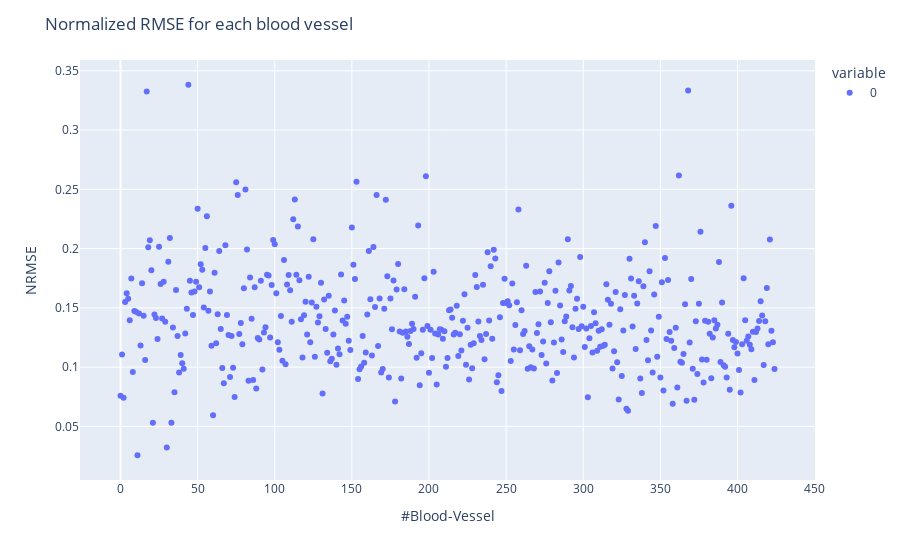
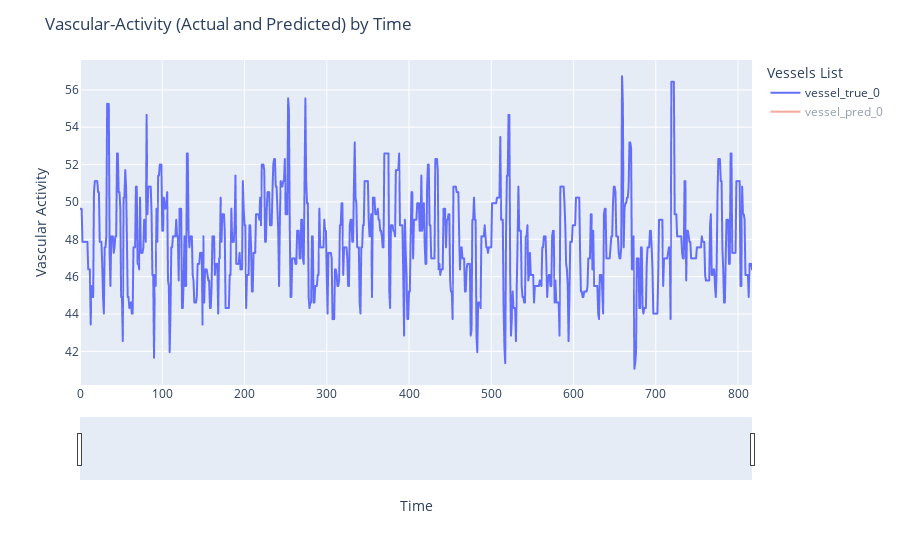
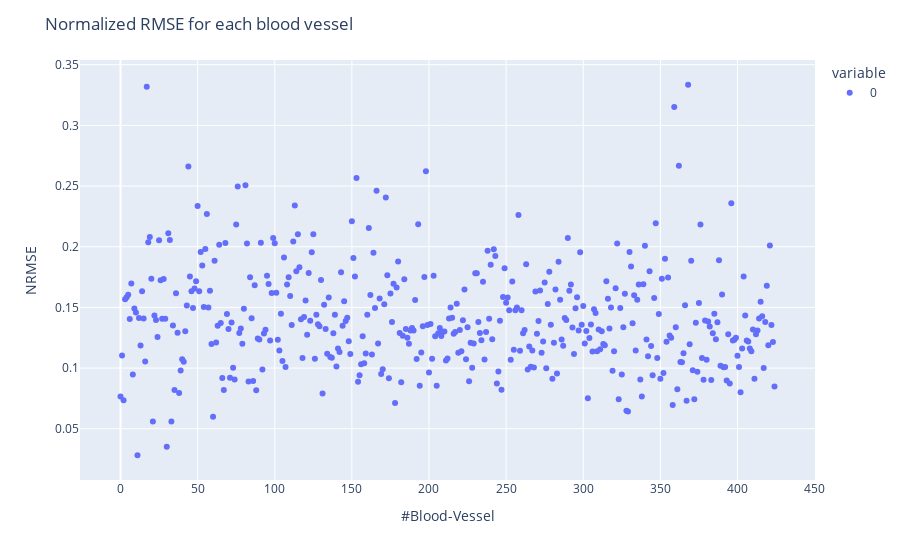
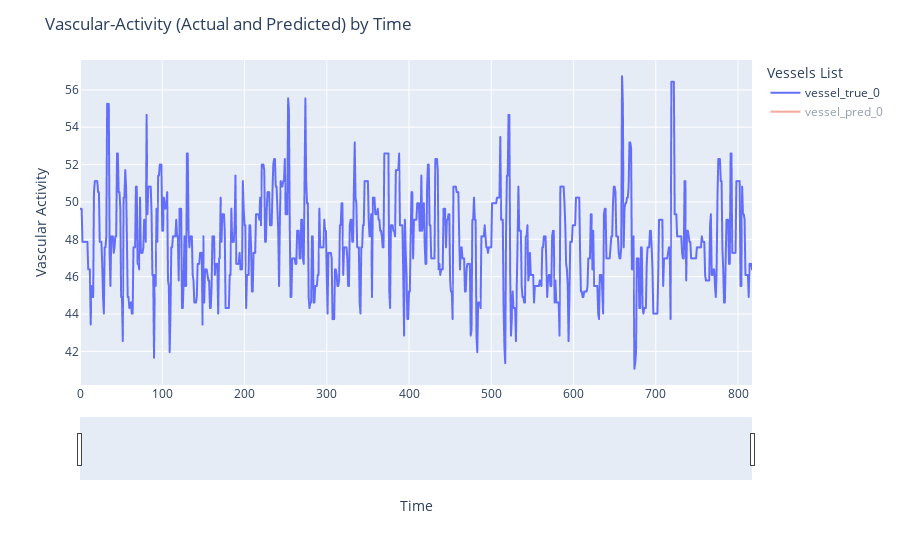

Write notebook code for charts like these, in order.
### Code cell
for model_name, model_path in models.items():
    print(f">>> Inspecting: {model_name} Model <<<")
    y, y_pred = _load(model_dir=model_path)
    mse_list_control = _inspect(y[START_FROM_IDX:], y_pred[START_FROM_IDX:])
    print(mse_list_control.argsort()[:5])

### Figure 1 — Plotly figure (JSON) as saved in the notebook; plotly's stock layout.template omitted (floating-point values rounded to 4 significant figures; data arrays with more than 128 entries replaced by an {"elided": "..."} marker saying what was removed)
{"data": [{"hovertemplate": "variable=0<br>index=%{x}<br>value=%{y}<extra></extra>", "legendgroup": "0", "marker": {"color": "#636efa", "symbol": "circle"}, "mode": "markers", "name": "0", "orientation": "v", "showlegend": true, "x": {"elided": "425 int values"}, "xaxis": "x", "y": {"elided": "425 float values"}, "yaxis": "y", "type": "scatter"}], "layout": {"xaxis": {"anchor": "y", "domain": [0.0, 1.0], "title": {"text": "#Blood-Vessel"}}, "yaxis": {"anchor": "x", "domain": [0.0, 1.0], "title": {"text": "NRMSE"}}, "legend": {"title": {"text": "variable"}, "tracegroupgap": 0}, "margin": {"t": 60}, "title": {"text": "Normalized RMSE for each blood vessel"}}}

### Figure 2 — Plotly figure (JSON) as saved in the notebook; plotly's stock layout.template omitted (floating-point values rounded to 4 significant figures; data arrays with more than 128 entries replaced by an {"elided": "..."} marker saying what was removed)
{"data": [{"hovertemplate": "variable=vessel_true_0<br>index=%{x}<br>value=%{y}<extra></extra>", "legendgroup": "vessel_true_0", "line": {"color": "#636efa", "dash": "solid"}, "marker": {"symbol": "circle"}, "mode": "lines", "name": "vessel_true_0", "showlegend": true, "x": {"elided": "818 int values"}, "xaxis": "x", "y": {"elided": "818 float values"}, "yaxis": "y", "type": "scattergl"}, {"hovertemplate": "variable=vessel_pred_0<br>index=%{x}<br>value=%{y}<extra></extra>", "legendgroup": "vessel_pred_0", "line": {"color": "#EF553B", "dash": "solid"}, "marker": {"symbol": "circle"}, "mode": "lines", "name": "vessel_pred_0", "showlegend": true, "x": {"elided": "818 int values"}, "xaxis": "x", "y": {"elided": "818 float values"}, "yaxis": "y", "type": "scattergl", "visible": "legendonly"}], "layout": {"xaxis": {"anchor": "y", "domain": [0.0, 1.0], "title": {"text": "Time"}, "rangeslider": {"visible": true}}, "yaxis": {"anchor": "x", "domain": [0.0, 1.0], "title": {"text": "Vascular Activity"}}, "legend": {"title": {"text": "Vessels List"}, "tracegroupgap": 0}, "margin": {"t": 60}, "title": {"text": "Vascular-Activity (Actual and Predicted) by Time"}}}

### Figure 3 — Plotly figure (JSON) as saved in the notebook; plotly's stock layout.template omitted (floating-point values rounded to 4 significant figures; data arrays with more than 128 entries replaced by an {"elided": "..."} marker saying what was removed)
{"data": [{"hovertemplate": "variable=0<br>index=%{x}<br>value=%{y}<extra></extra>", "legendgroup": "0", "marker": {"color": "#636efa", "symbol": "circle"}, "mode": "markers", "name": "0", "orientation": "v", "showlegend": true, "x": {"elided": "425 int values"}, "xaxis": "x", "y": {"elided": "425 float values"}, "yaxis": "y", "type": "scatter"}], "layout": {"xaxis": {"anchor": "y", "domain": [0.0, 1.0], "title": {"text": "#Blood-Vessel"}}, "yaxis": {"anchor": "x", "domain": [0.0, 1.0], "title": {"text": "NRMSE"}}, "legend": {"title": {"text": "variable"}, "tracegroupgap": 0}, "margin": {"t": 60}, "title": {"text": "Normalized RMSE for each blood vessel"}}}

### Figure 4 — Plotly figure (JSON) as saved in the notebook; plotly's stock layout.template omitted (floating-point values rounded to 4 significant figures; data arrays with more than 128 entries replaced by an {"elided": "..."} marker saying what was removed)
{"data": [{"hovertemplate": "variable=vessel_true_0<br>index=%{x}<br>value=%{y}<extra></extra>", "legendgroup": "vessel_true_0", "line": {"color": "#636efa", "dash": "solid"}, "marker": {"symbol": "circle"}, "mode": "lines", "name": "vessel_true_0", "showlegend": true, "x": {"elided": "818 int values"}, "xaxis": "x", "y": {"elided": "818 float values"}, "yaxis": "y", "type": "scattergl"}, {"hovertemplate": "variable=vessel_pred_0<br>index=%{x}<br>value=%{y}<extra></extra>", "legendgroup": "vessel_pred_0", "line": {"color": "#EF553B", "dash": "solid"}, "marker": {"symbol": "circle"}, "mode": "lines", "name": "vessel_pred_0", "showlegend": true, "x": {"elided": "818 int values"}, "xaxis": "x", "y": {"elided": "818 float values"}, "yaxis": "y", "type": "scattergl", "visible": "legendonly"}], "layout": {"xaxis": {"anchor": "y", "domain": [0.0, 1.0], "title": {"text": "Time"}, "rangeslider": {"visible": true}}, "yaxis": {"anchor": "x", "domain": [0.0, 1.0], "title": {"text": "Vascular Activity"}}, "legend": {"title": {"text": "Vessels List"}, "tracegroupgap": 0}, "margin": {"t": 60}, "title": {"text": "Vascular-Activity (Actual and Predicted) by Time"}}}
